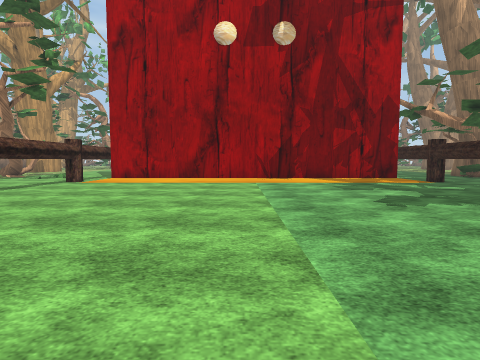
[1] (above)

19 first-person views from a walk through a Unity game level. The camera is 1.3 m above the floor, tilts 4° down and sees 80° across. The floor is counted in squares, 1.8 m on a side. Each view is taken from the middle of a square. On the plan, view 1 faces up. The plan holds only what a view shows up to about 10 squares ahead; the rest is blank. The place goes on beyond the plan. The player is left out. Some surface patterns are stand-ins.

[2]
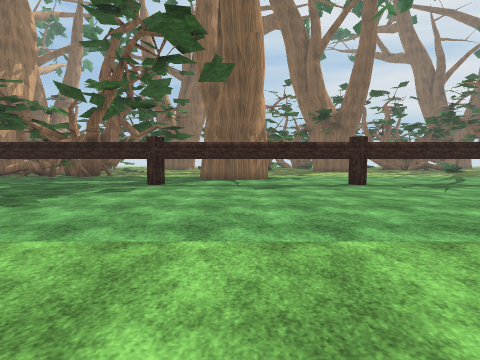

[3]
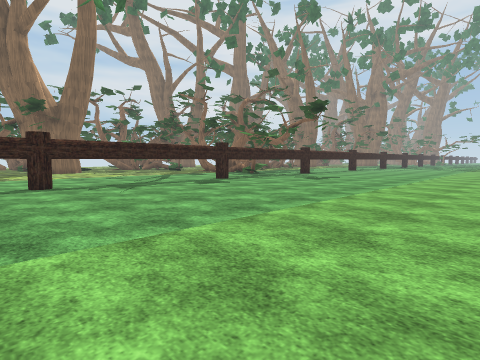

[4]
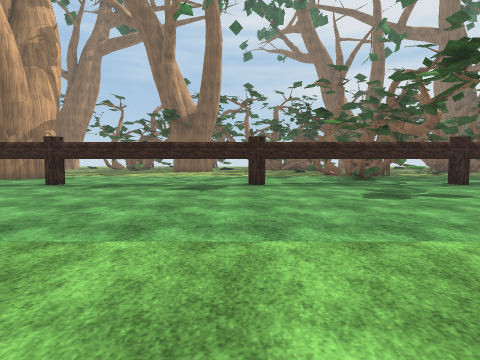

[5]
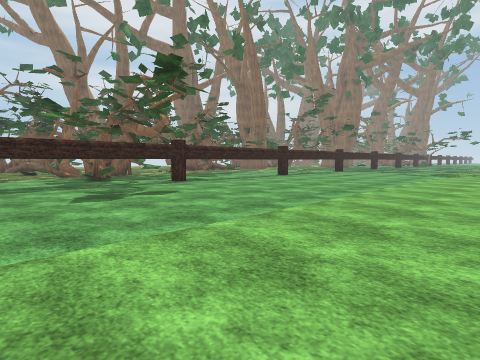

[6]
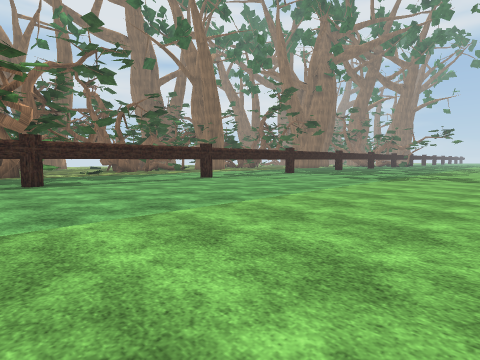

[7]
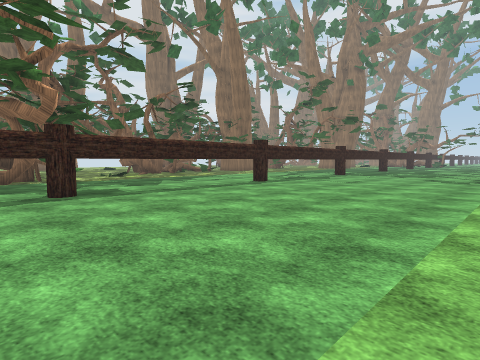

[8]
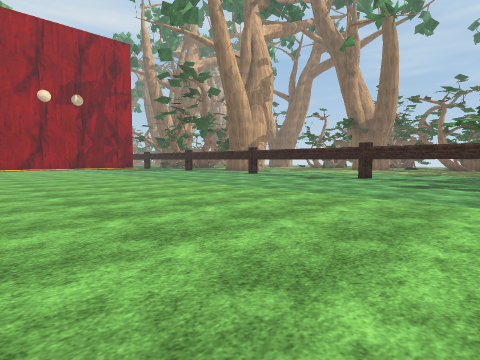

[9]
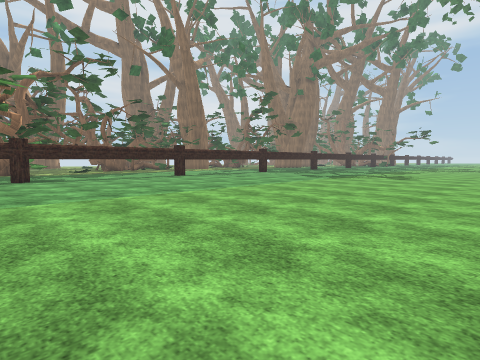

[10]
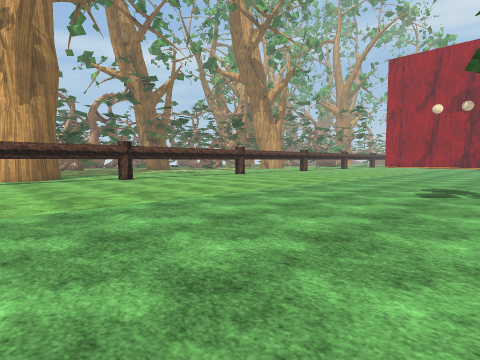

[11]
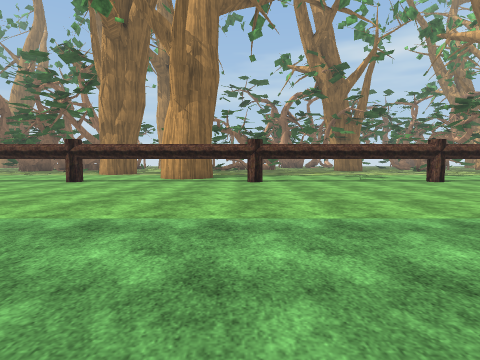

[12]
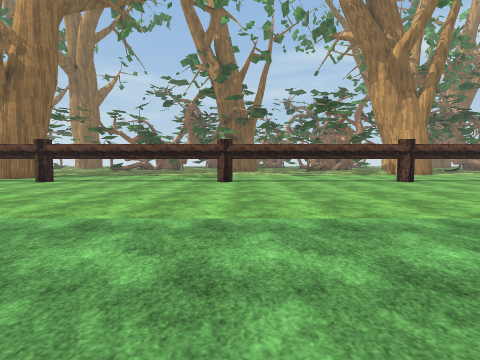

[13]
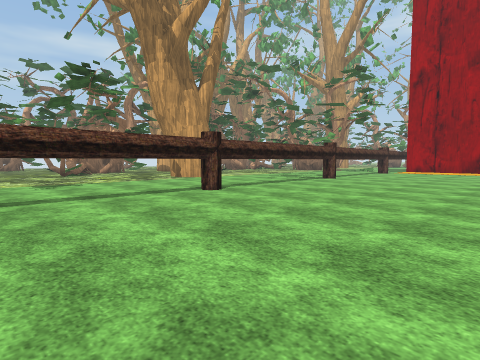

[14]
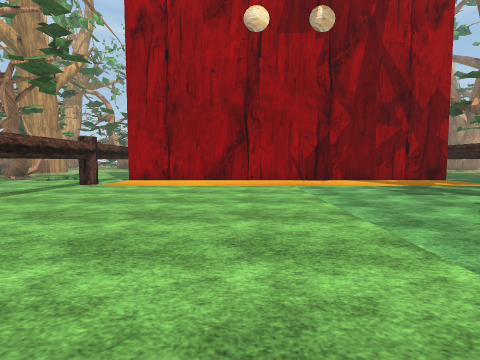

[15]
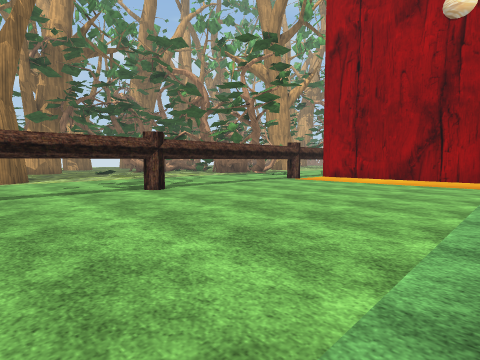

[16]
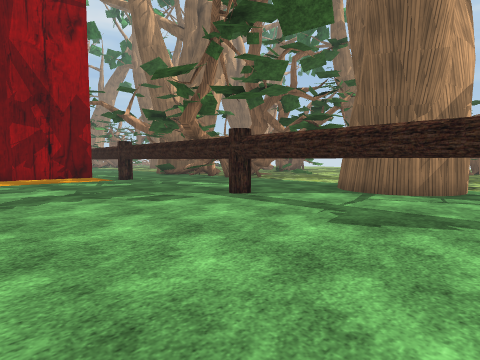

[17]
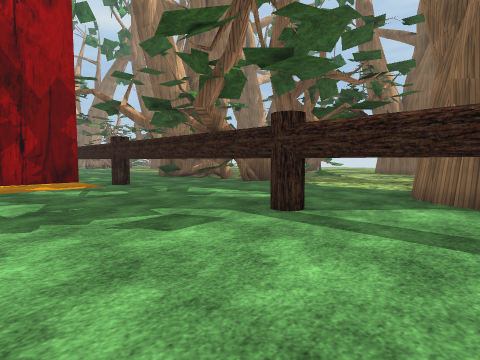

[18]
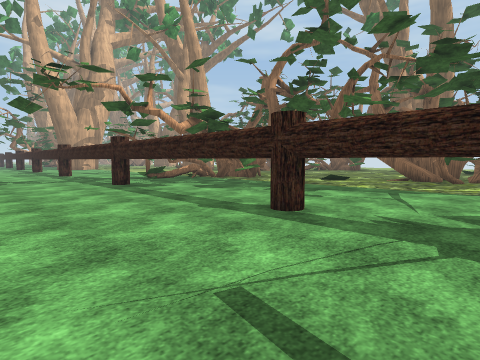

[19]
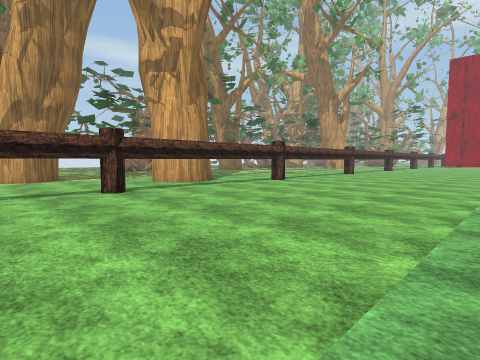

### Floor plan
Key: @ floor where view 1 was taken; # wall or solid block; . main floor; : floor 0.25 m higher than the main floor; / step, stairs or slope; T thing the floor can be seen under or through; O other object.
Columns run from 8 left of view 1 to 9 right of it. Each row starts with its distance up from view 1.
 11   #.          .#
 10  .O.##########OO
  9  .O.::::::::::.O.O
  8  .T.//////////.TOO
  7   T............T.O
  6  .T............T.
  5  .T............T.
  4  .O...........OO.
  3  .O............T.#
  2  .#............T O
  1   #............TOO
  0   #.....@......T.#
 -1   #............T.
 -2   O...........OO.
 -3   O............O.
 -4   #............#.
 -5   #............#.
 -6   #............#.
 -7   #............#.
 -8   O...........OO.
 -9   O............O.
-10   #............#.
-11   #............#.
-12   #............#OO
-13   #............#OO
-14   O...........OO.
-15   O............O.
-16 OO#............T.
-17  O#............T.
-18 #O#............T.
-19   #............T.
-20   O...........OO.
-21   O............O.
-22   #............#.
-23   #............#

Where each view was taken, in squares from view 1:
view 1: 0 up, 0 right, facing up
view 2: 1 up, 2 left, facing right
view 3: 1 down, 2 left, facing down-right
view 4: 8 down, 2 left, facing right
view 5: 9 down, 2 left, facing down-right
view 6: 13 down, 3 left, facing down-right
view 7: 13 down, 0 right, facing down-right
view 8: 13 down, 5 left, facing up-right
view 9: 13 down, 5 left, facing down-right
view 10: 19 down, 5 right, facing up-left
view 11: 15 down, 4 right, facing left
view 12: 8 down, 4 right, facing left
view 13: 7 down, 0 right, facing up-left
view 14: 1 up, 1 left, facing up
view 15: 0 up, 1 right, facing up-left
view 16: 1 down, 2 right, facing up-right
view 17: 1 up, 3 right, facing up-right
view 18: 23 down, 3 right, facing up-right
view 19: 23 down, 1 right, facing up-left
